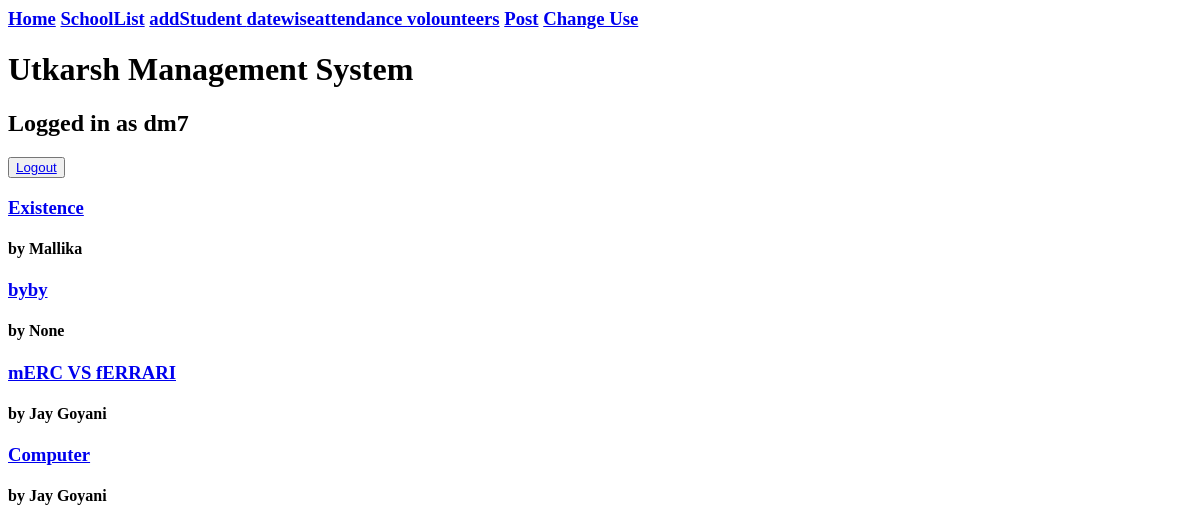
Before: /utkarsh/home/ (signed in) with the older database file.
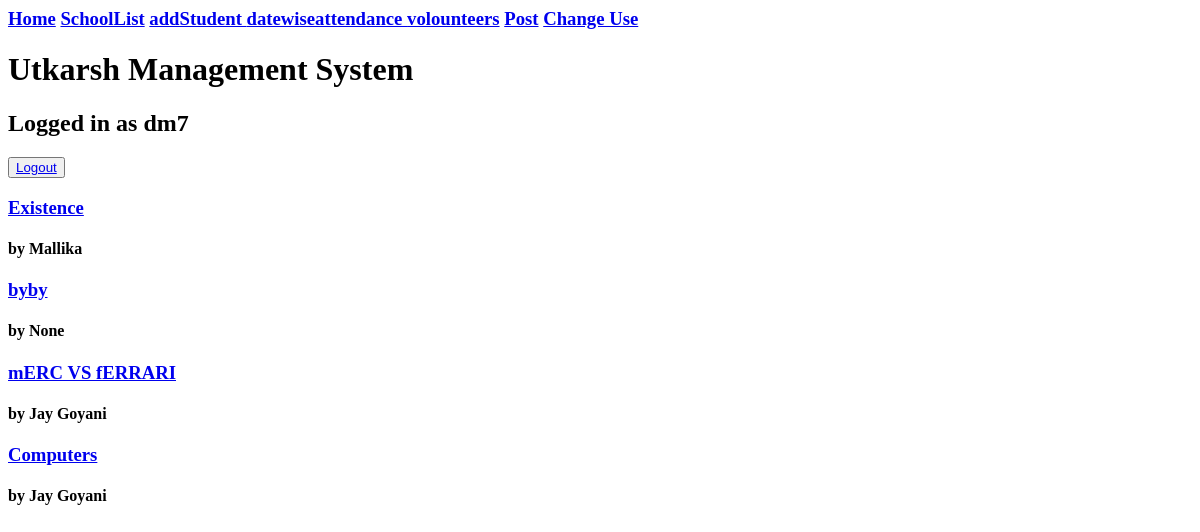
After: the same page with the newer database file.
### attendance/models.py (models this page shows)
class Post(models.Model):
    title=models.CharField(max_length=100,blank=True,null=True)
    message=models.TextField(max_length=100000)
    posted_by=models.ForeignKey(Volounteer,on_delete=models.CASCADE,null=True,blank=True)
    posted_on=models.DateTimeField()
    post_image=models.ImageField(blank=True,null=True)
    likes=models.PositiveIntegerField(default=0)

class Volounteer(models.Model):
    volounteer_name=models.CharField(max_length=50)
    volounteer_year=models.CharField(max_length=10,choices=year_choices)
    volounteer_role=models.CharField(max_length=20,choices=role_choices)
    volounteer_gender=models.CharField(max_length=2,choices=gender_choices,blank=True,null=True)
    absent=models.IntegerField(blank=True,null=True,default=0)
    present=models.IntegerField(blank=True,null=True,default=0)
    volounteer_subject_taught=models.ManyToManyField(Subject)
    volounteer_image=models.ImageField(upload_to ='teacher/displaypic',blank=True,null=True)
    def __str__(self):
        return f'{self.volounteer_name}'

### attendance/views.py (the view)
# urls.py: path('home/',views.home,name='home'),
@login_required
def home(request):
    context={}
    context['posts']=Post.objects.all()
    return render(request,'home.html',context)

### attendance/templates/home.html
{% extends 'base.html' %}
{% block content%}
{% for post in posts%}
<h3><a href={% url 'post_details' post.id %}>{{post.title}}</a></h3> <h4> by {{post.posted_by}}</h4>
{% endfor%}
{% endblock%}

Changed rows visible on the page:
changed Post: title "Computer" → "Computers"
